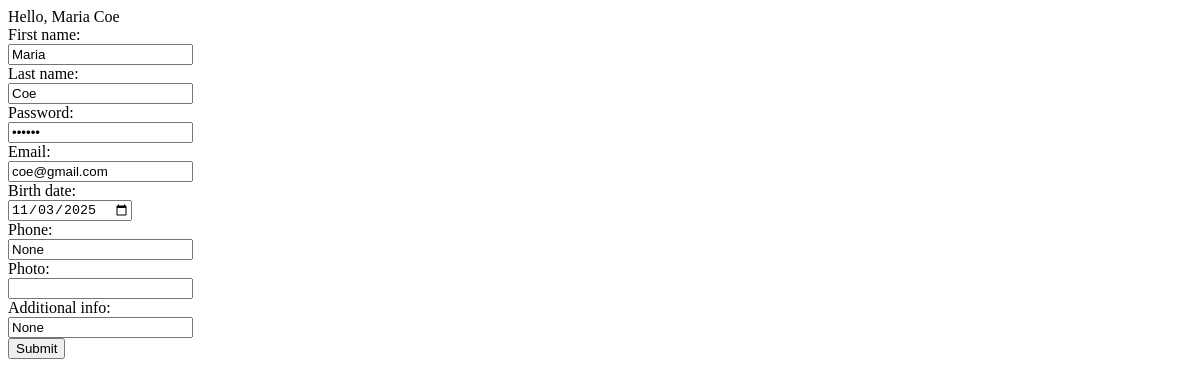
Page /user/2 (signed in) on the earlier database version.
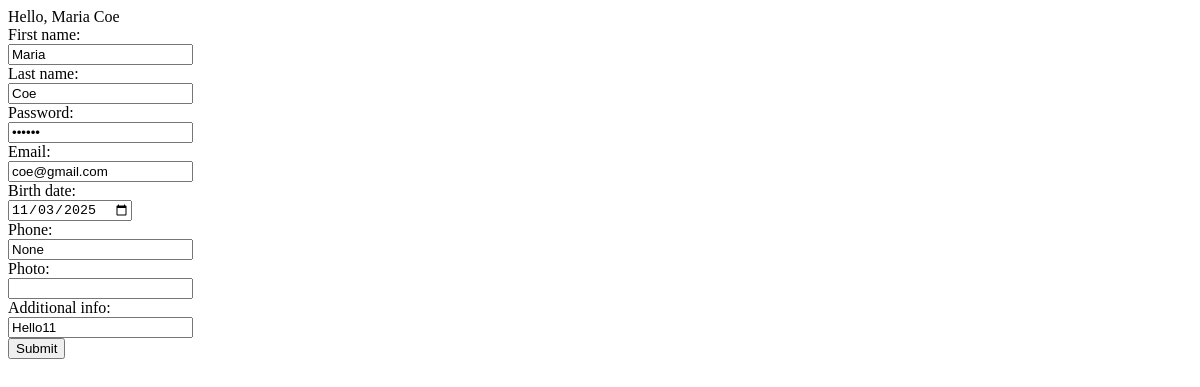
Same page on the later database version.
### models.py (models this page shows, shortened)
class User(Base):
    __tablename__ = 'user'
    id = Column(Integer, primary_key=True)
    first_name = Column(String(50), nullable=False)
    last_name = Column(String(50), nullable=False)
    password = Column(String(50), nullable=False)
    login = Column(String(50), nullable=False, unique=True)
    email = Column(String(120), unique=True)
    phone_number = Column(String(20))
    photo = Column(String(255))
    additional_info = Column(String(255))
    birth_date = Column(Date)

### app.py (the view)
@app.route('/user/<user_id>', methods=['GET', 'POST'])
def user_profile(user_id):
    database.init_db()
    session_user_id = session.get('user_id')
    if request.method =='POST':
        if int(user_id) != session_user_id:
            return 'You can edit only your profile'
        first_name = request.form['first_name']
        last_name = request.form['last_name']
        email = request.form['email']
        birth_date = parser.parse(request.form['birth_date'])
        phone = request.form['phone']
        photo = request.form['photo']
        password = request.form['password']
        additional_info = request.form['additional_info']
        stmt = update(models.User).where(models.User.id == user_id).values(first_name=first_name, last_name=last_name, email=email, password=password, birth_date=birth_date, phone_number=phone, photo=photo, additional_info=additional_info)
        database.db_session.execute(stmt)
        database.db_session.commit()
        return f'User {user_id} updated'
    else:
        query_user_by_id = select(models.User).where(models.User.id == user_id)
        user_by_id = database.db_session.execute(query_user_by_id).scalar_one()
        if session_user_id is None:
            user_by_session = 'No user in session'
        else:
            query_user_by_session = select(models.User).where(models.User.id == session_user_id)
            user_by_session = database.db_session.execute(query_user_by_session).scalar_one()
        database.db_session.commit()
    return render_template('user_page.html', user=user_by_id, user_session=user_by_session)

### database.py (called while the page is built)
def init_db():
    import models
    Base.metadata.create_all(bind=engine)

### templates/user_page.html (shortened to what this page needs)
<!DOCTYPE html>
<html lang="en" xmlns="http://www.w3.org/1999/html">
<head>
</head>
<body>
{% if not user_session %}
    Hello, guest
{% else %}
    Hello, {{user_session['first_name']}} {{user_session['last_name']}}<br>
    {% if user['id'] == user_session['id'] %}
        <form method= "POST" action="/user/{{ user_session['id'] }}">
        <label for="first_name">First name:</label><br>
        <input type="text" id="first_name" name="first_name" value="{{ user_session['first_name'] }}"><br>
        <label for="last_name">Last name:</label><br>
        <input type="text" id="last_name" name="last_name" value="{{ user_session['last_name'] }}"><br>
        <label for="password">Password:</label><br>
        <input type="password" id="password" name="password" value="{{ user_session['password'] }}"><br>
        <label for="email">Email:</label><br>
        <input type="email" id="email" name="email" value="{{ user_session['email'] }}"><br>
        <label for="birth_date">Birth date:</label><br>
        <input type="date" id="birth_date" name="birth_date" value="{{ user_session['birth_date'] }}"><br>
        <label for="phone">Phone:</label><br>
        <input type="text" id="phone" name="phone" value="{{ user_session['phone_number'] }}"><br>
        <label for="photo">Photo:</label><br>
        <input type="text" id="photo" name="photo"><br>
        <label for="additional_info" >Additional info:</label><br>
        <input type="text" id="additional_info" name="additional_info"
                value="{{ user_session['additional_info'] }}"><br>
        <input type="submit" value="Submit">
        </form>
    {% else %}
        User info:
        <br>
        {{user['first_name']}}<br>
        {{user['last_name']}}<br>
    {% endif %}
{% endif %}
</body>
</html>

Differences in the rows shown:
changed User "Maria": additional_info "None" → "Hello11"
